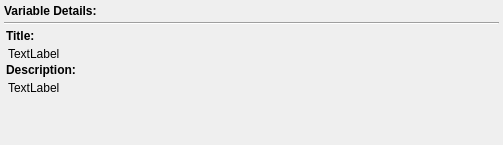
<?xml version="1.0" encoding="UTF-8"?>
<ui version="4.0">
 <class>DetailsWidget</class>
 <widget class="QWidget" name="DetailsWidget">
  <property name="geometry">
   <rect>
    <x>0</x>
    <y>0</y>
    <width>503</width>
    <height>145</height>
   </rect>
  </property>
  <property name="sizePolicy">
   <sizepolicy hsizetype="Preferred" vsizetype="Preferred">
    <horstretch>0</horstretch>
    <verstretch>0</verstretch>
   </sizepolicy>
  </property>
  <property name="windowTitle">
   <string>Details</string>
  </property>
  <layout class="QVBoxLayout" name="verticalLayout_2">
   <property name="spacing">
    <number>4</number>
   </property>
   <property name="sizeConstraint">
    <enum>QLayout::SetDefaultConstraint</enum>
   </property>
   <property name="margin">
    <number>4</number>
   </property>
   <item>
    <widget class="QLabel" name="headingLabel">
     <property name="sizePolicy">
      <sizepolicy hsizetype="Preferred" vsizetype="Fixed">
       <horstretch>0</horstretch>
       <verstretch>0</verstretch>
      </sizepolicy>
     </property>
     <property name="text">
      <string>&lt;html&gt;&lt;head/&gt;&lt;body&gt;&lt;p&gt;&lt;span style=&quot; font-weight:600;&quot;&gt;Variable Details:&lt;/span&gt;&lt;/p&gt;&lt;/body&gt;&lt;/html&gt;</string>
     </property>
     <property name="textFormat">
      <enum>Qt::RichText</enum>
     </property>
    </widget>
   </item>
   <item>
    <widget class="Line" name="line">
     <property name="orientation">
      <enum>Qt::Horizontal</enum>
     </property>
    </widget>
   </item>
   <item>
    <widget class="QScrollArea" name="scrollArea">
     <property name="sizePolicy">
      <sizepolicy hsizetype="Preferred" vsizetype="Preferred">
       <horstretch>0</horstretch>
       <verstretch>0</verstretch>
      </sizepolicy>
     </property>
     <property name="frameShape">
      <enum>QFrame::NoFrame</enum>
     </property>
     <property name="frameShadow">
      <enum>QFrame::Raised</enum>
     </property>
     <property name="lineWidth">
      <number>0</number>
     </property>
     <property name="horizontalScrollBarPolicy">
      <enum>Qt::ScrollBarAlwaysOff</enum>
     </property>
     <property name="widgetResizable">
      <bool>true</bool>
     </property>
     <property name="alignment">
      <set>Qt::AlignLeading|Qt::AlignLeft|Qt::AlignTop</set>
     </property>
     <widget class="QWidget" name="scrollAreaWidgetContents">
      <property name="geometry">
       <rect>
        <x>0</x>
        <y>0</y>
        <width>495</width>
        <height>113</height>
       </rect>
      </property>
      <property name="sizePolicy">
       <sizepolicy hsizetype="Preferred" vsizetype="Preferred">
        <horstretch>0</horstretch>
        <verstretch>0</verstretch>
       </sizepolicy>
      </property>
      <layout class="QVBoxLayout" name="verticalLayout">
       <property name="spacing">
        <number>2</number>
       </property>
       <property name="leftMargin">
        <number>2</number>
       </property>
       <property name="topMargin">
        <number>0</number>
       </property>
       <property name="rightMargin">
        <number>0</number>
       </property>
       <property name="bottomMargin">
        <number>2</number>
       </property>
       <item>
        <widget class="QLabel" name="staticLabel_1">
         <property name="sizePolicy">
          <sizepolicy hsizetype="Preferred" vsizetype="Preferred">
           <horstretch>0</horstretch>
           <verstretch>0</verstretch>
          </sizepolicy>
         </property>
         <property name="minimumSize">
          <size>
           <width>75</width>
           <height>0</height>
          </size>
         </property>
         <property name="font">
          <font>
           <weight>75</weight>
           <bold>true</bold>
          </font>
         </property>
         <property name="text">
          <string>Title:</string>
         </property>
         <property name="alignment">
          <set>Qt::AlignLeading|Qt::AlignLeft|Qt::AlignTop</set>
         </property>
        </widget>
       </item>
       <item>
        <widget class="QLabel" name="titleLabel">
         <property name="sizePolicy">
          <sizepolicy hsizetype="Expanding" vsizetype="Preferred">
           <horstretch>0</horstretch>
           <verstretch>0</verstretch>
          </sizepolicy>
         </property>
         <property name="minimumSize">
          <size>
           <width>0</width>
           <height>0</height>
          </size>
         </property>
         <property name="text">
          <string>TextLabel</string>
         </property>
         <property name="alignment">
          <set>Qt::AlignLeading|Qt::AlignLeft|Qt::AlignTop</set>
         </property>
         <property name="wordWrap">
          <bool>true</bool>
         </property>
         <property name="indent">
          <number>2</number>
         </property>
        </widget>
       </item>
       <item>
        <widget class="QLabel" name="staticLabel_2">
         <property name="sizePolicy">
          <sizepolicy hsizetype="Fixed" vsizetype="Preferred">
           <horstretch>0</horstretch>
           <verstretch>0</verstretch>
          </sizepolicy>
         </property>
         <property name="minimumSize">
          <size>
           <width>110</width>
           <height>0</height>
          </size>
         </property>
         <property name="font">
          <font>
           <weight>75</weight>
           <bold>true</bold>
          </font>
         </property>
         <property name="text">
          <string>Description:</string>
         </property>
         <property name="alignment">
          <set>Qt::AlignLeading|Qt::AlignLeft|Qt::AlignTop</set>
         </property>
        </widget>
       </item>
       <item>
        <widget class="QLabel" name="descriptionLabel">
         <property name="sizePolicy">
          <sizepolicy hsizetype="Expanding" vsizetype="Preferred">
           <horstretch>0</horstretch>
           <verstretch>0</verstretch>
          </sizepolicy>
         </property>
         <property name="minimumSize">
          <size>
           <width>0</width>
           <height>0</height>
          </size>
         </property>
         <property name="text">
          <string>TextLabel</string>
         </property>
         <property name="alignment">
          <set>Qt::AlignLeading|Qt::AlignLeft|Qt::AlignTop</set>
         </property>
         <property name="wordWrap">
          <bool>true</bool>
         </property>
         <property name="margin">
          <number>0</number>
         </property>
         <property name="indent">
          <number>2</number>
         </property>
        </widget>
       </item>
       <item>
        <spacer name="verticalSpacer">
         <property name="orientation">
          <enum>Qt::Vertical</enum>
         </property>
         <property name="sizeHint" stdset="0">
          <size>
           <width>20</width>
           <height>20</height>
          </size>
         </property>
        </spacer>
       </item>
      </layout>
      <zorder>titleLabel</zorder>
      <zorder>staticLabel_2</zorder>
      <zorder>descriptionLabel</zorder>
      <zorder>verticalSpacer</zorder>
      <zorder>staticLabel_1</zorder>
     </widget>
    </widget>
   </item>
  </layout>
 </widget>
 <resources/>
 <connections/>
</ui>
